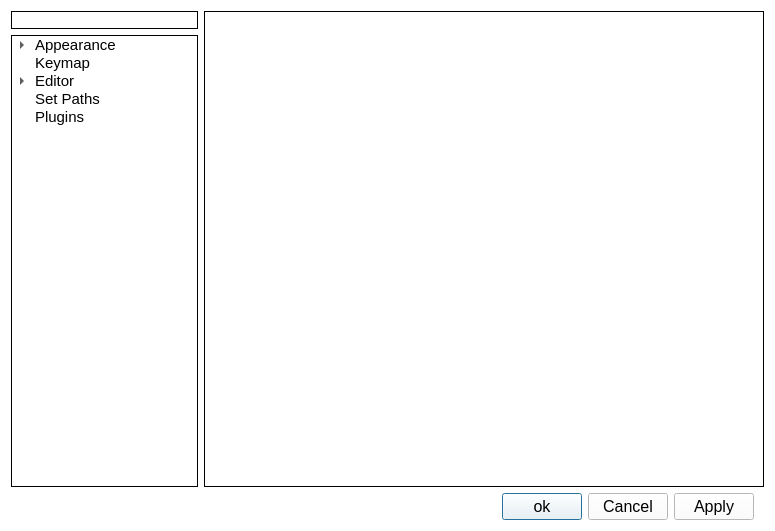
<?xml version="1.0" encoding="UTF-8"?>
<ui version="4.0">
 <class>Preferences</class>
 <widget class="QDialog" name="Preferences">
  <property name="geometry">
   <rect>
    <x>0</x>
    <y>0</y>
    <width>775</width>
    <height>531</height>
   </rect>
  </property>
  <property name="windowTitle">
   <string>Preferences</string>
  </property>
  <property name="windowIcon">
   <iconset resource="../../resource/ribbon_resource.qrc">
    <normaloff>:/image/image/sc_v12.png</normaloff>:/image/image/sc_v12.png</iconset>
  </property>
  <property name="styleSheet">
   <string notr="true">background-color: rgb(255, 255, 255);
color: rgb(0, 0, 0);</string>
  </property>
  <layout class="QVBoxLayout" name="verticalLayout_2">
   <item>
    <layout class="QHBoxLayout" name="horizontalLayout" stretch="1,3">
     <item>
      <layout class="QVBoxLayout" name="verticalLayout">
       <item>
        <widget class="QLineEdit" name="lineEdit_search">
         <property name="font">
          <font>
           <pointsize>9</pointsize>
          </font>
         </property>
         <property name="styleSheet">
          <string notr="true">color: rgb(0, 0, 0);
selection-background-color: rgb(0, 0, 0);
selection-color: rgb(0, 0, 0);
background-color: rgb(255, 255, 255);
border-color:rgb(159, 159, 159);
border: 1px solid rgb(0, 0, 0);</string>
         </property>
         <property name="frame">
          <bool>false</bool>
         </property>
        </widget>
       </item>
       <item>
        <widget class="QTreeWidget" name="treeWidget">
         <property name="font">
          <font>
           <pointsize>11</pointsize>
          </font>
         </property>
         <property name="styleSheet">
          <string notr="true">border-color:rgb(159, 159, 159);</string>
         </property>
         <property name="frameShape">
          <enum>QFrame::Box</enum>
         </property>
         <property name="frameShadow">
          <enum>QFrame::Plain</enum>
         </property>
         <property name="headerHidden">
          <bool>true</bool>
         </property>
         <column>
          <property name="text">
           <string>First</string>
          </property>
         </column>
         <item>
          <property name="text">
           <string>Appearance</string>
          </property>
          <item>
           <property name="text">
            <string>Appearance</string>
           </property>
          </item>
          <item>
           <property name="text">
            <string>System Settings</string>
           </property>
          </item>
         </item>
         <item>
          <property name="text">
           <string>Keymap</string>
          </property>
         </item>
         <item>
          <property name="text">
           <string>Editor</string>
          </property>
          <item>
           <property name="text">
            <string>General</string>
           </property>
          </item>
          <item>
           <property name="text">
            <string>Font</string>
           </property>
          </item>
         </item>
         <item>
          <property name="text">
           <string>Set Paths</string>
          </property>
         </item>
         <item>
          <property name="text">
           <string>Plugins</string>
          </property>
         </item>
        </widget>
       </item>
      </layout>
     </item>
     <item>
      <widget class="QStackedWidget" name="stackedWidget">
       <property name="font">
        <font>
         <pointsize>12</pointsize>
        </font>
       </property>
       <property name="styleSheet">
        <string notr="true">border-color: rgb(159, 159, 159);
</string>
       </property>
       <property name="frameShape">
        <enum>QFrame::Box</enum>
       </property>
       <property name="currentIndex">
        <number>0</number>
       </property>
       <widget class="QWidget" name="page_appearance"/>
       <widget class="QWidget" name="page_system_setting"/>
       <widget class="QWidget" name="page_keymap"/>
       <widget class="QWidget" name="page_general">
        <layout class="QVBoxLayout" name="verticalLayout_3">
         <item>
          <widget class="QGroupBox" name="groupBox_editor_general">
           <property name="font">
            <font>
             <pointsize>10</pointsize>
            </font>
           </property>
           <property name="styleSheet">
            <string notr="true">#groupBox_editor_general{border:none}</string>
           </property>
           <property name="title">
            <string>Editor &gt; General</string>
           </property>
           <property name="flat">
            <bool>true</bool>
           </property>
           <layout class="QVBoxLayout" name="verticalLayout_5" stretch="3">
            <property name="topMargin">
             <number>30</number>
            </property>
            <item>
             <widget class="QGroupBox" name="groupBox_3">
              <property name="font">
               <font>
                <pointsize>10</pointsize>
               </font>
              </property>
              <property name="title">
               <string>Others</string>
              </property>
              <property name="flat">
               <bool>true</bool>
              </property>
             </widget>
            </item>
           </layout>
          </widget>
         </item>
        </layout>
       </widget>
       <widget class="QWidget" name="page_font"/>
       <widget class="QWidget" name="page_plugins"/>
       <widget class="QWidget" name="page_set_paths">
        <layout class="QVBoxLayout" name="verticalLayout_6">
         <item>
          <widget class="QGroupBox" name="groupBox_setPaths">
           <property name="font">
            <font>
             <pointsize>10</pointsize>
            </font>
           </property>
           <property name="styleSheet">
            <string notr="true">#groupBox_setPaths{border:none}</string>
           </property>
           <property name="title">
            <string>Set Paths</string>
           </property>
           <property name="alignment">
            <set>Qt::AlignLeading|Qt::AlignLeft|Qt::AlignVCenter</set>
           </property>
           <property name="flat">
            <bool>true</bool>
           </property>
           <layout class="QVBoxLayout" name="verticalLayout_7">
            <property name="topMargin">
             <number>30</number>
            </property>
            <item>
             <widget class="QGroupBox" name="groupBox_editor_paths">
              <property name="font">
               <font>
                <pointsize>10</pointsize>
               </font>
              </property>
              <property name="styleSheet">
               <string notr="true"/>
              </property>
              <property name="title">
               <string>Editor Paths</string>
              </property>
              <property name="flat">
               <bool>true</bool>
              </property>
              <layout class="QVBoxLayout" name="verticalLayout_4">
               <item>
                <layout class="QGridLayout" name="gridLayout">
                 <item row="0" column="0">
                  <widget class="QLabel" name="label">
                   <property name="text">
                    <string>VS Code：</string>
                   </property>
                   <property name="alignment">
                    <set>Qt::AlignRight|Qt::AlignTrailing|Qt::AlignVCenter</set>
                   </property>
                  </widget>
                 </item>
                 <item row="0" column="1">
                  <widget class="QLineEdit" name="lineEdit_vscode">
                   <property name="styleSheet">
                    <string notr="true">border: 1px solid rgb(0, 0, 0);</string>
                   </property>
                   <property name="frame">
                    <bool>false</bool>
                   </property>
                  </widget>
                 </item>
                 <item row="0" column="2">
                  <widget class="QToolButton" name="btn_vscode">
                   <property name="text">
                    <string/>
                   </property>
                   <property name="icon">
                    <iconset resource="../../resource/ribbon_resource.qrc">
                     <normaloff>:/image/image/arrow-down-circle.png</normaloff>:/image/image/arrow-down-circle.png</iconset>
                   </property>
                   <property name="autoRaise">
                    <bool>true</bool>
                   </property>
                  </widget>
                 </item>
                 <item row="1" column="0">
                  <widget class="QLabel" name="label_2">
                   <property name="text">
                    <string>Notepad++：</string>
                   </property>
                   <property name="alignment">
                    <set>Qt::AlignRight|Qt::AlignTrailing|Qt::AlignVCenter</set>
                   </property>
                  </widget>
                 </item>
                 <item row="1" column="1">
                  <widget class="QLineEdit" name="lineEdit_notepad">
                   <property name="styleSheet">
                    <string notr="true">border: 1px solid rgb(0, 0, 0);</string>
                   </property>
                   <property name="frame">
                    <bool>false</bool>
                   </property>
                  </widget>
                 </item>
                 <item row="1" column="2">
                  <widget class="QToolButton" name="btn_notepad">
                   <property name="text">
                    <string>Notepad++</string>
                   </property>
                   <property name="icon">
                    <iconset resource="../../resource/ribbon_resource.qrc">
                     <normaloff>:/image/image/arrow-down-circle.png</normaloff>:/image/image/arrow-down-circle.png</iconset>
                   </property>
                   <property name="autoRaise">
                    <bool>true</bool>
                   </property>
                  </widget>
                 </item>
                 <item row="2" column="0">
                  <widget class="QLabel" name="label_3">
                   <property name="text">
                    <string>Sublime Text：</string>
                   </property>
                   <property name="alignment">
                    <set>Qt::AlignRight|Qt::AlignTrailing|Qt::AlignVCenter</set>
                   </property>
                  </widget>
                 </item>
                 <item row="2" column="1">
                  <widget class="QLineEdit" name="lineEdit_subl">
                   <property name="styleSheet">
                    <string notr="true">border: 1px solid rgb(0, 0, 0);</string>
                   </property>
                   <property name="frame">
                    <bool>false</bool>
                   </property>
                  </widget>
                 </item>
                 <item row="2" column="2">
                  <widget class="QToolButton" name="btn_subl">
                   <property name="text">
                    <string>Notepad++</string>
                   </property>
                   <property name="icon">
                    <iconset resource="../../resource/ribbon_resource.qrc">
                     <normaloff>:/image/image/arrow-down-circle.png</normaloff>:/image/image/arrow-down-circle.png</iconset>
                   </property>
                   <property name="autoRaise">
                    <bool>true</bool>
                   </property>
                  </widget>
                 </item>
                </layout>
               </item>
              </layout>
             </widget>
            </item>
            <item>
             <spacer name="verticalSpacer">
              <property name="orientation">
               <enum>Qt::Vertical</enum>
              </property>
              <property name="sizeHint" stdset="0">
               <size>
                <width>20</width>
                <height>40</height>
               </size>
              </property>
             </spacer>
            </item>
           </layout>
          </widget>
         </item>
        </layout>
       </widget>
      </widget>
     </item>
    </layout>
   </item>
   <item>
    <layout class="QHBoxLayout" name="horizontalLayout_2" stretch="0,10,0,0,0">
     <property name="leftMargin">
      <number>0</number>
     </property>
     <property name="rightMargin">
      <number>10</number>
     </property>
     <item>
      <widget class="QToolButton" name="btn_help">
       <property name="text">
        <string/>
       </property>
       <property name="icon">
        <iconset resource="../../resource/ribbon_resource.qrc">
         <normaloff>:/image/image/help.png</normaloff>:/image/image/help.png</iconset>
       </property>
       <property name="iconSize">
        <size>
         <width>32</width>
         <height>16</height>
        </size>
       </property>
       <property name="autoRaise">
        <bool>true</bool>
       </property>
      </widget>
     </item>
     <item>
      <spacer name="horizontalSpacer">
       <property name="orientation">
        <enum>Qt::Horizontal</enum>
       </property>
       <property name="sizeHint" stdset="0">
        <size>
         <width>40</width>
         <height>20</height>
        </size>
       </property>
      </spacer>
     </item>
     <item>
      <widget class="QPushButton" name="btn_ok">
       <property name="font">
        <font>
         <pointsize>12</pointsize>
        </font>
       </property>
       <property name="styleSheet">
        <string notr="true"/>
       </property>
       <property name="text">
        <string>ok</string>
       </property>
       <property name="flat">
        <bool>false</bool>
       </property>
      </widget>
     </item>
     <item>
      <widget class="QPushButton" name="btn_cancel">
       <property name="font">
        <font>
         <pointsize>12</pointsize>
        </font>
       </property>
       <property name="text">
        <string>Cancel</string>
       </property>
       <property name="flat">
        <bool>false</bool>
       </property>
      </widget>
     </item>
     <item>
      <widget class="QPushButton" name="btn_apply">
       <property name="font">
        <font>
         <pointsize>12</pointsize>
        </font>
       </property>
       <property name="text">
        <string>Apply</string>
       </property>
       <property name="flat">
        <bool>false</bool>
       </property>
      </widget>
     </item>
    </layout>
   </item>
  </layout>
 </widget>
 <resources>
  <include location="../../resource/ribbon_resource.qrc"/>
 </resources>
 <connections>
  <connection>
   <sender>btn_ok</sender>
   <signal>clicked()</signal>
   <receiver>Preferences</receiver>
   <slot>accept()</slot>
   <hints>
    <hint type="sourcelabel">
     <x>513</x>
     <y>466</y>
    </hint>
    <hint type="destinationlabel">
     <x>370</x>
     <y>245</y>
    </hint>
   </hints>
  </connection>
  <connection>
   <sender>btn_cancel</sender>
   <signal>clicked()</signal>
   <receiver>Preferences</receiver>
   <slot>reject()</slot>
   <hints>
    <hint type="sourcelabel">
     <x>594</x>
     <y>466</y>
    </hint>
    <hint type="destinationlabel">
     <x>370</x>
     <y>245</y>
    </hint>
   </hints>
  </connection>
  <connection>
   <sender>btn_apply</sender>
   <signal>clicked()</signal>
   <receiver>Preferences</receiver>
   <slot>exec()</slot>
   <hints>
    <hint type="sourcelabel">
     <x>675</x>
     <y>466</y>
    </hint>
    <hint type="destinationlabel">
     <x>370</x>
     <y>245</y>
    </hint>
   </hints>
  </connection>
 </connections>
</ui>
